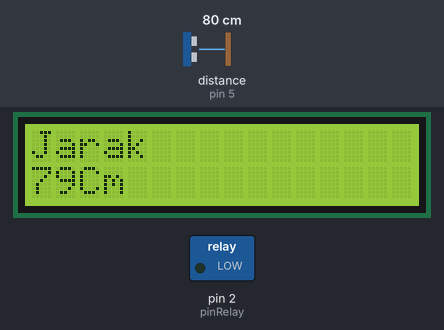
Recording of a sketch running on a simulated Arduino Uno, built with avr-gcc and run on an emulated ATmega328P. Parts: 16×2 character LCD, switched loads named in the sketch (green lamp = pin HIGH). Wiring (inferred from the names in the program): ultrasonic range finder: trigger pin 4; echo pin 5. Inputs (shaded band) come from the test bench; at power-on: distance to the obstacle (sensor on pin 5) 80 cm. The echo pulse lasts 58.3 µs per cm; pins used as bus, display or sensor lines are not drawn; what the sketch prints to the serial monitor is not drawn.

Above: at 4.2 s.
4.3 s: distance to the obstacle (sensor on pin 5) set to 2 cm
At 6.4 s:
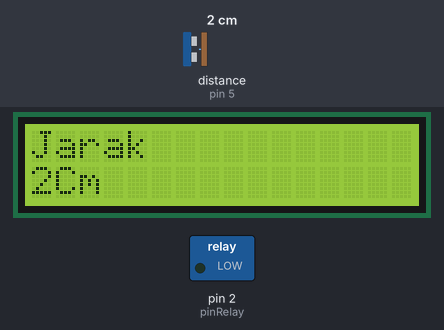
8.4 s: distance to the obstacle (sensor on pin 5) set to 4 cm
At 10.1 s:
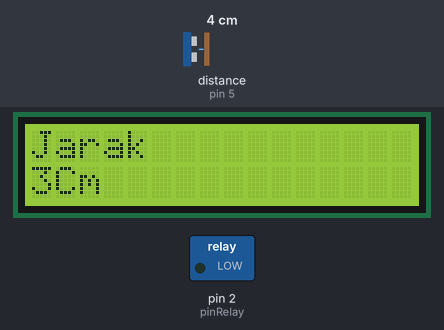
10.6 s: distance to the obstacle (sensor on pin 5) set to 9 cm
At 12.6 s:
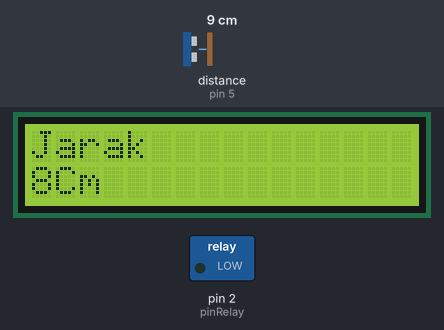
Timing chart, 0 to 14.1 s (numbered marks = the images above; inputs shaded):
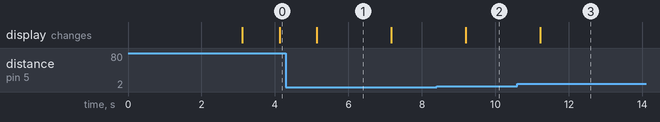

Measured:
- after the input at 4.3 s, the display: changes after 0.84 s (image 1)
- after the input at 8.4 s, the display: changes after 0.79 s (image 2)
- after the input at 10.6 s, the display: changes after 0.62 s (image 3)
- what the display in image 1 shows lasts 2.1 s, from 5.1 s to 7.2 s

The sketch:

lcd_test_uson.ino
```cpp
#include <LiquidCrystal_I2C.h>
LiquidCrystal_I2C lcd(0x27, 16, 2);
const int TRIG_PIN = 4;// pin triger sensor ultrasonic di koneksikan ke pin 4 pada arduino
const int ECHO_PIN = 5;// pin echo sensor ultrasonic di koneksikan ke pin 5 pada arduino
const int pinRelay = 2;
void setup() {
  // initialize serial communication:
  Serial.begin(9600);

  pinMode(TRIG_PIN,OUTPUT);
  pinMode(ECHO_PIN,INPUT);
  pinMode(pinRelay,OUTPUT);
  digitalWrite(pinRelay, LOW);
  lcd.begin(16,2);
  lcd.setCursor(0,0);
  lcd.print("Arduino VS Sensor");
  lcd.setCursor(0,1);
  lcd.print("Ultrasonic");
delay(3000);

}

void loop()
{
   long duration, distanceCm;

  // Give a short LOW pulse beforehand to ensure a clean HIGH pulse:
  digitalWrite(TRIG_PIN, LOW);
  delayMicroseconds(2);
  digitalWrite(TRIG_PIN, HIGH);
  delayMicroseconds(10);
  digitalWrite(TRIG_PIN, LOW);

  duration = pulseIn(ECHO_PIN,HIGH);

  // convert the time into a distance
  // 340 m/s--> dalam satu detik jarak tempuh adalah 340 meter,
  //1/10 detik untuk 34 meter,
  //1/100 detik (10 /1000 detik (baca 10 mili detik))untuk 3,4 meter
  // 1/1000 detik baca 1 mili detik untuk jarak 0,34 meter (34cm)

 // jadi untuk menempuh jarak 1 cm --> (1/100 meter) diperlukan waktu sebanyak :
  //29.1 ųs/cm
  distanceCm = duration / 29.41 / 2 ;

  if (distanceCm <= 0){
    Serial.println("Out of range");
  }
  else if (distanceCm <=5000) {
    Serial.print(distanceCm);
    Serial.println("CM");
  lcd.clear();
  lcd.setCursor(0,0);
  lcd.print("Jarak");
  lcd.setCursor(0,1);
  lcd.print(distanceCm);
  lcd.print("Cm");
    digitalWrite(pinRelay, LOW);
  }
  else if (distanceCm > 5000){
    lcd.setCursor(2,0);
    lcd.print ("Too Far");
    Serial.print(distanceCm);
    Serial.println("CM");
    digitalWrite(pinRelay, HIGH);
  }

  {
  delay(1000);
  }
}
```
